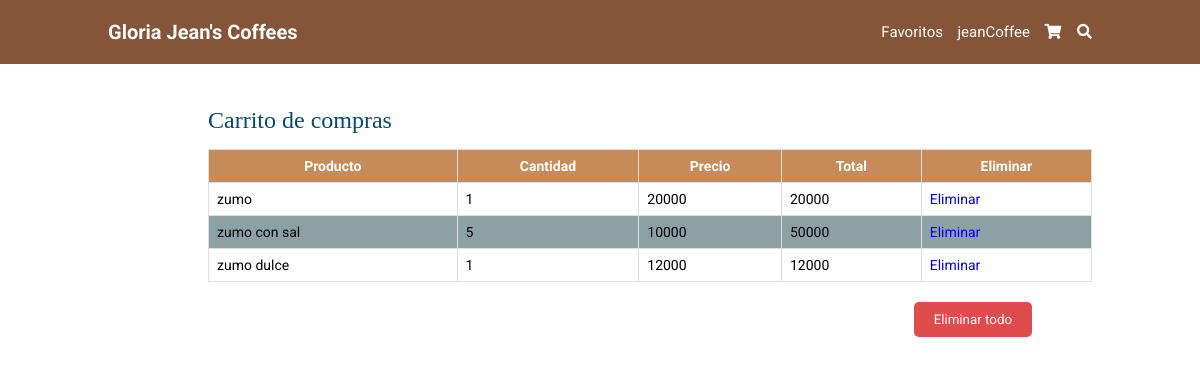
The app's page /shopping_car/ (signed in), older data.
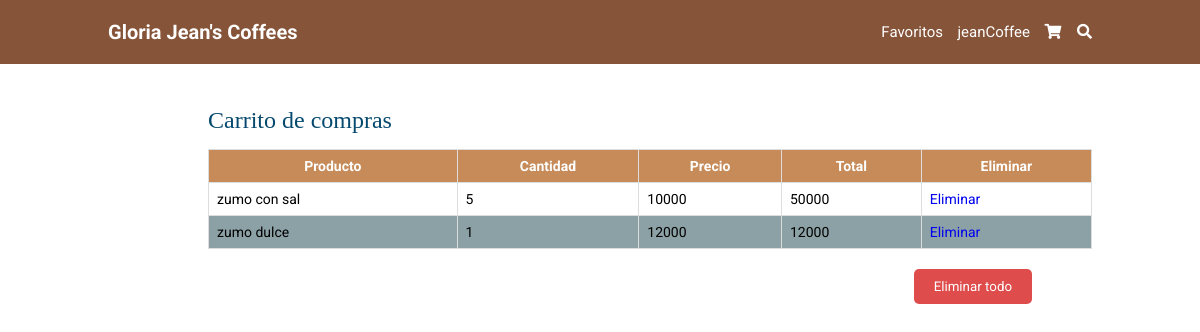
The same page, newer data.
### tables this page shows
CREATE TABLE compra (id_compra INTEGER PRIMARY KEY AUTOINCREMENT, id_usuario INTEGER REFERENCES usuario (id_usuario), cod_plato INTEGER REFERENCES plato (cod_plato), cantidad INTEGER NOT NULL DEFAULT (1), precio DECIMAL DEFAULT (0) NOT NULL, total DECIMAL DEFAULT (0), nombre STRING (50) REFERENCES plato (nombre));

### app.py (the view, shortened to what this page needs)
@app.route("/shopping_car/",methods=['GET', 'POST'])
def shopping_car():
    param = request.args.get('cod_plato')
    if('user' in session):
        sql = f"SELECT id_compra, nombre, cantidad, precio, total FROM compra WHERE id_usuario=(SELECT id_usuario FROM usuario WHERE user='{session['user']}')"
        resS = seleccion(sql)
        return render_template('shopping_car.html', res = resS)
    else:
        return render_template('shopping_car.html')

### conexion.py (called while the page is built)
def seleccion(sql) -> list:
    try:
        with sqlite3.connect(URL_DB) as con:
            cur = con.cursor()
            res = cur.execute(sql).fetchall()
    except Exception:
        res = None
    return res

### templates/shopping_car.html
{% extends 'base.html' %}
{% block cuerpo %}
    <section class="Gshopping">
        <div class="tabla"><br><br>
          <h1 class="label-titulos">Carrito de compras</h1><br>
              <table >
                  <tr>
                    <th>Producto</th>
                    <th>Cantidad</th>
                    <th>Precio</th>
                    <th>Total</th>
                    <th>Eliminar</th>
                  </tr>
                    {% if 'user' in session%}
                    {% for i in res %}
                    <tr>
                      <td>{{i[1]}}</td>
                      <td>{{i[2]}}</td>
                      <td>{{i[3]}}</td>
                      <td>{{i[4]}}</td>
                      <td class="delete-one"> <a href='/delete/?id_compra={{i[0]}}'>Eliminar</a></td>
                    </tr>
                    {% endfor %}
                    {% endif%}
                </table>
                <div class="btn-delete">
                  <a href="/delete_all"><input type="submit" value="Eliminar todo"></a>
              </div>
          </div>
    </section>
{% endblock %}

Row changes from the older to the newer data that the page shows:
removed compra: nombre "zumo", cantidad "1", precio "20000", total "20000"
